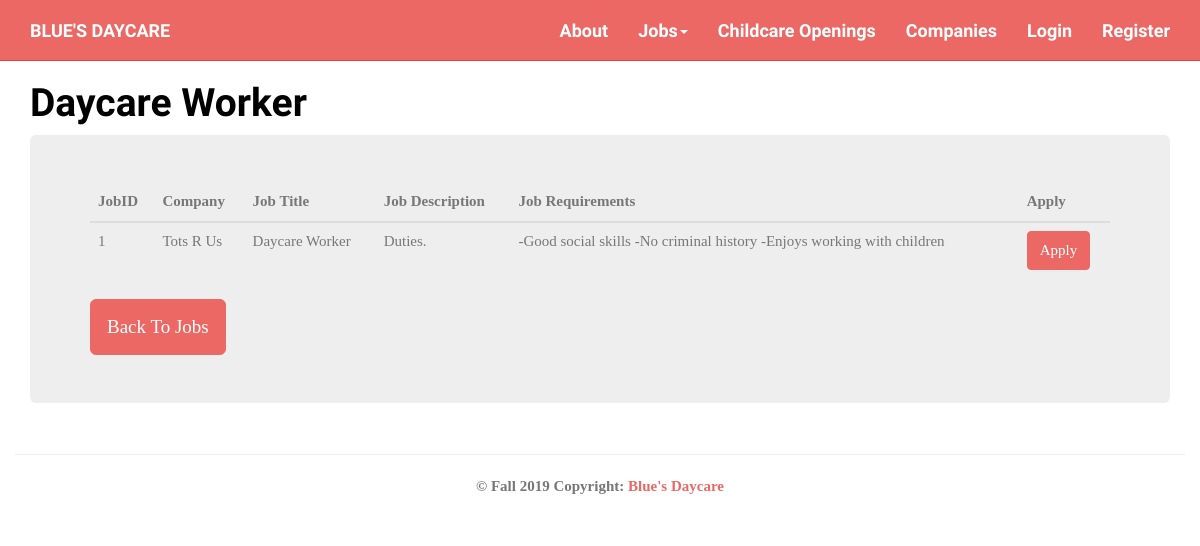
/index.php?action=viewJob&id=1, run on the app's committed database.
### tables this page shows
CREATE TABLE `job` (
  `jobID` int(11) NOT NULL,
  `companyID` int(11) NOT NULL,
  `jobName` varchar(50) DEFAULT NULL,
  `jobDescription` varchar(500) DEFAULT NULL,
  `jobRequirements` varchar(500) DEFAULT NULL,
  `applicationSlots` int(11) DEFAULT NULL,
  `status` varchar(15) NOT NULL DEFAULT 'open'
);

CREATE TABLE `company` (
  `companyID` int(11) NOT NULL,
  `companyName` varchar(100) NOT NULL,
  `employeeCount` int(11) NOT NULL DEFAULT '1',
  `childCapacity` int(11) NOT NULL DEFAULT '0',
  `childrenEnrolled` int(11) NOT NULL DEFAULT '0',
  `overallRating` float DEFAULT '0',
  `ownerID` int(11) NOT NULL,
  `companyImage` varchar(50) DEFAULT 'images/default-company.jpg'
);

### models/job_db.php (called while the page is built, shortened)
<?php
class job_db {
    public static function get_job_by_id($id) {
        $db = Database::getDB();
        $query = 'SELECT *
              FROM job JOIN company ON
              job.companyID= company.companyID
              WHERE job.jobID= :id';
        $statement = $db->prepare($query);
        $statement->bindValue(':id', $id);
        $statement->execute();
        $value = $statement->fetch();
        return $value;
    }
}

### views/viewJob.php (the view, shortened to what this page needs)
<!DOCTYPE html>
<html>
    <head>
        <?php include ('css/css.php'); ?>
    </head>
    <body>
        <?php include ('nav.php'); ?>
        <main>
        <div class="container" >
            <h1><?php echo $job["jobName"] ; ?></h1>
            <div class="jumbotron">
<table class="table table-dark">
  <thead>
    <tr>
      <th scope="col">JobID</th>
      <th scope="col">Company</th>
      <th scope="col">Job Title</th>
      <th scope="col">Job Description</th>
      <th scope="col">Job Requirements</th>
      <th scope="col">Apply</th>
    </tr>
  </thead>
  <tbody>
    <tr>
      <td><?php echo $job[0] ; ?></td>
      <td><?php echo $job["companyName"] ; ?></td>
      <td><?php echo $job["jobName"] ; ?></td>
      <td><?php echo $job["jobDescription"] ; ?></td>
      <td><?php echo $job["jobRequirements"] ; ?></td>
      <td><form action="index.php" method="post">
                  <input type="submit" class="btn btn-primary btn-sml" value="Apply">
              </form></td>
    </tr>
  </tbody>
</table>
                <a class="btn btn-primary btn-lg" href="index.php?action=viewJobs" role="button">Back To Jobs</a>
            </div>
        </div>
            <?php include ('footer.php'); ?>
    </body>
</html>

### data on the page
job: jobName "Daycare Worker", jobID "1", companyID.companyName "Tots R Us", jobDescription "Duties.", jobRequirements "-Good social skills -No criminal history -Enjoys working with children"
